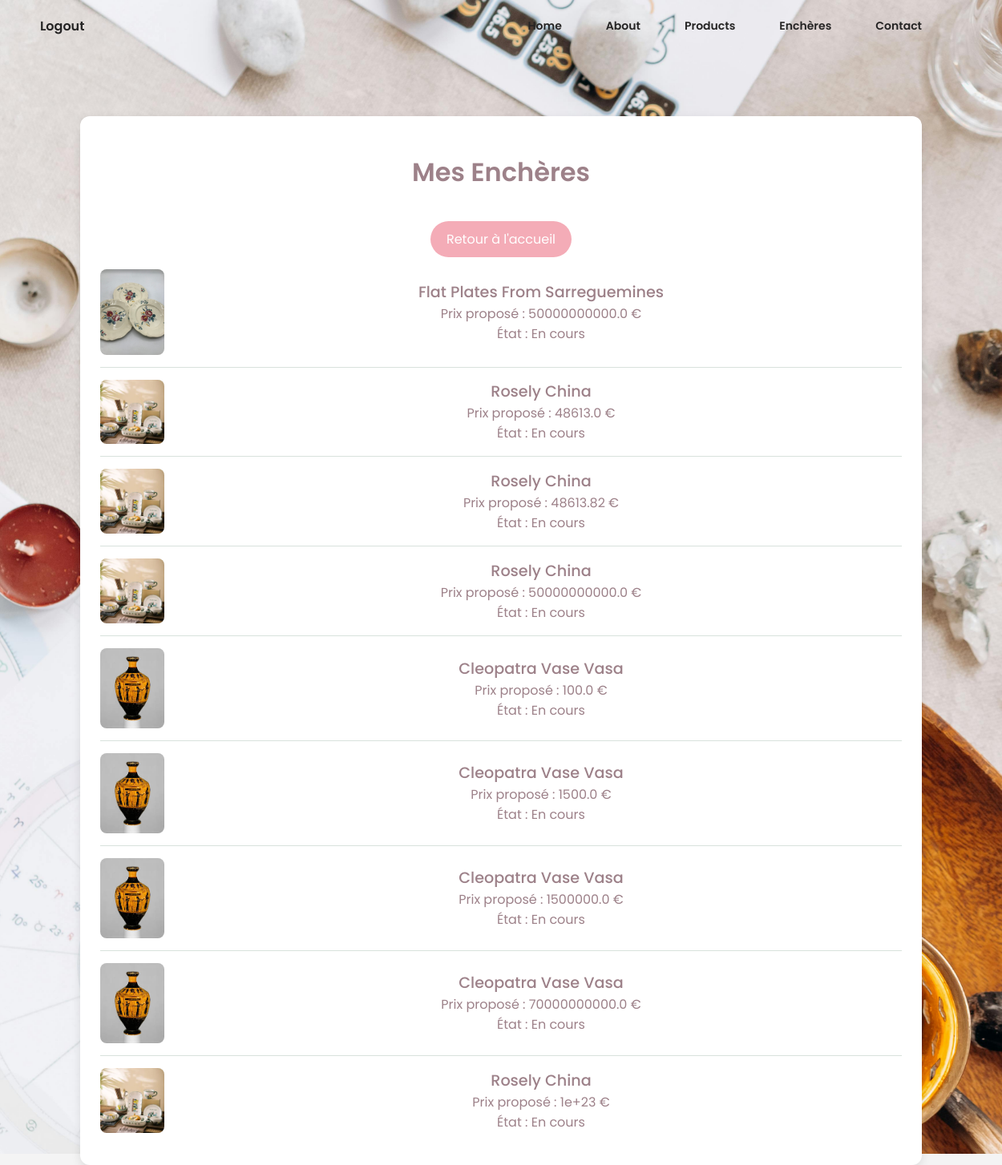
The page /mes_encheres (signed in) on the database its author committed.
### tables this page shows
CREATE TABLE historique_enchere (
            id_enchere INTEGER NOT NULL,
            id_user INTEGER,
            proposed_price REAL NOT NULL,
            FOREIGN KEY (id_user) REFERENCES users(id),
            FOREIGN KEY (id_enchere) REFERENCES enchere(id),
            PRIMARY KEY (id_enchere, id_user, proposed_price)
            
        );

CREATE TABLE enchere (
            id_enchere INTEGER PRIMARY KEY AUTOINCREMENT,
            name TEXT NOT NULL,
            etat TEXT NOT NULL DEFAULT 'En cours',
            description TEXT NOT NULL,
            image_url TEXT, 
            prix REAL NOT NULL,
            date_fin DATE NOT NULL,
            adresse TEXT NOT NULL
        );

### app.py (the view)
@app.route("/mes_encheres")
@login_required
def mes_encheres():
    user_id = session.get("user_id")
    if not user_id:
        return redirect(
            url_for("login")
        )  # Redirige vers la page de connexion si l'utilisateur n'est pas connecté
    conn = sqlite3.connect("database.db")
    conn.row_factory = sqlite3.Row
    cursor = conn.cursor()
    cursor.execute(
        """
        SELECT e.name, e.image_url, he.proposed_price, e.etat
        FROM historique_enchere he
        JOIN enchere e ON he.id_enchere = e.id_enchere
        WHERE he.id_user = ?
    """,
        (user_id,),
    )
    encheres = cursor.fetchall()
    conn.close()
    return render_template("mes_encheres.html", encheres=encheres)

### app.py (called while the page is built)
@login_manager.user_loader
def load_user(user_id):
    conn = get_db()
    user = conn.execute("SELECT * FROM users WHERE id = ?", (user_id,)).fetchone()
    conn.close()
    if user:
        return User(
            user["id"],
            user["FirstName"],
            user["LastName"],
            user["Email"],
            user["phoneNum"],
            user["password"],
            user["is_admin"],
        )
    return None

def get_db():
    conn = sqlite3.connect("database.db")
    conn.row_factory = sqlite3.Row
    return conn

### templates/mes_encheres.html (shortened to what this page needs)
<!DOCTYPE html>
<html lang="fr">
<head>
    <link rel="stylesheet" href="{{ url_for('static', filename='cart.css') }}">
</head>
<body>
    <header>
        <div id="navbar">
            <a href="{{ url_for('logout') }}" class="logout-text">Logout</a>
            <nav>
                <ul>
                    <li><a href="{{ url_for('home') }}">Home</a></li>
                    <li><a href="{{ url_for('home') }}#about">About</a></li>
                    <li><a href="{{ url_for('index_user') }}">Products</a></li>
                    <li><a href="{{ url_for('encher_user') }}">Enchères</a></li>
                    <li><a href="{{ url_for('contact_us') }}">Contact</a></li>
                </ul>
            </nav>
        </div>
        <div class="cart-container">
            <h1>Mes Enchères</h1>
            <a href="{{ url_for('home') }}" class="back-link">Retour à l'accueil</a>
            {% if encheres %}
                {% for enchere in encheres %}
                <div class="cart-item">
                    <img src="{{ url_for('static', filename=enchere[1]) }}" alt="Image de {{ enchere[0] }}">
                    <div class="cart-item-details">
                        <div class="cart-item-name">{{ enchere[0] }}</div>
                        <div class="cart-item-price">Prix proposé : {{ enchere[2] }} €</div>
                        <div class="cart-item-quantity">État : {{ enchere[3] }}</div>
                    </div>
                </div>
                {% endfor %}
            {% else %}
                <p>Vous n'avez pas encore placé d'enchères.</p>
            {% endif %}
        </div>
    </header>
</body>
</html>

### static/cart.css (style rules this page uses)
body { font-family: "Poppins", sans-serif; background-color: #f4f4f4; margin: 0; padding: 0px; text-align: center; color: #9d8189; }
header { height: 180vh; background: url("../static/welcome.jpg") center center/cover no-repeat; position: relative; }
h1, h2 { color: #9d8189; font-weight: 600; }
a { text-decoration: none; color: #f4acb7; transition: color 0.3s ease; }
.back-link { display: inline-block; margin-top: 15px; padding: 10px 20px; background-color: #f4acb7; color: #ffffff; border-radius: 25px; transition: background-color 0.3s ease; }
.cart-container { max-width: 1000px; margin: 0 auto; background-color: #ffffff; padding: 25px; border-radius: 12px; box-shadow: 0 4px 12px rgba(0, 0, 0, 0.1); margin-top: 80px; }
.cart-item { display: flex; justify-content: space-between; align-items: center; padding: 15px 0; border-bottom: 1px solid #d8e2dc; }
.cart-item:last-child { border-bottom: none; }
.cart-item img { max-width: 80px; height: auto; border-radius: 8px; }
.cart-item-details { flex-grow: 1; margin-left: 20px; }
.cart-item-name { font-size: 1.2em; font-weight: 500; color: #9d8189; }
.cart-item-price { color: #9d8189; }
.cart-item-quantity { color: #9d8189; }
#navbar { position: relative; top: 0; left: 0; width: 100%; z-index: 10; display: flex; justify-content: space-between; align-items: center; padding: 10px 20px; }
.logout-text { color: rgb(37, 36, 36); font-weight: 600; padding: 10px 20px; margin-left: 10px; transition: border-bottom 0.3s ease-in-out; }
#navbar ul { display: flex; gap: 15px; margin-right: 100px; }
#navbar ul li a { padding: 15px 20px; color: rgb(37, 36, 36); font-weight:600; transition: border-bottom 0.3s ease-in-out; }
ul { list-style: none; padding: 0; margin: 0; }
ul li { padding: 5px 0; color: #9d8189; font-size: 14px; }

### rows shown on the page
historique_enchere: name (picture), name "Flat Plates From Sarreguemines", proposed_price "50000000000.0", etat "En cours"
historique_enchere: name (picture), name "Rosely China", proposed_price "48613.0", etat "En cours"
historique_enchere: name (picture), name "Rosely China", proposed_price "48613.82", etat "En cours"
historique_enchere: name (picture), name "Rosely China", proposed_price "50000000000.0", etat "En cours"
historique_enchere: image_url (picture), name "Cleopatra Vase Vasa", proposed_price "100.0", etat "En cours"
historique_enchere: image_url (picture), name "Cleopatra Vase Vasa", proposed_price "1500.0", etat "En cours"
historique_enchere: image_url (picture), name "Cleopatra Vase Vasa", proposed_price "1500000.0", etat "En cours"
historique_enchere: image_url (picture), name "Cleopatra Vase Vasa", proposed_price "70000000000.0", etat "En cours"
historique_enchere: name (picture), name "Rosely China", proposed_price "1e+23", etat "En cours"
